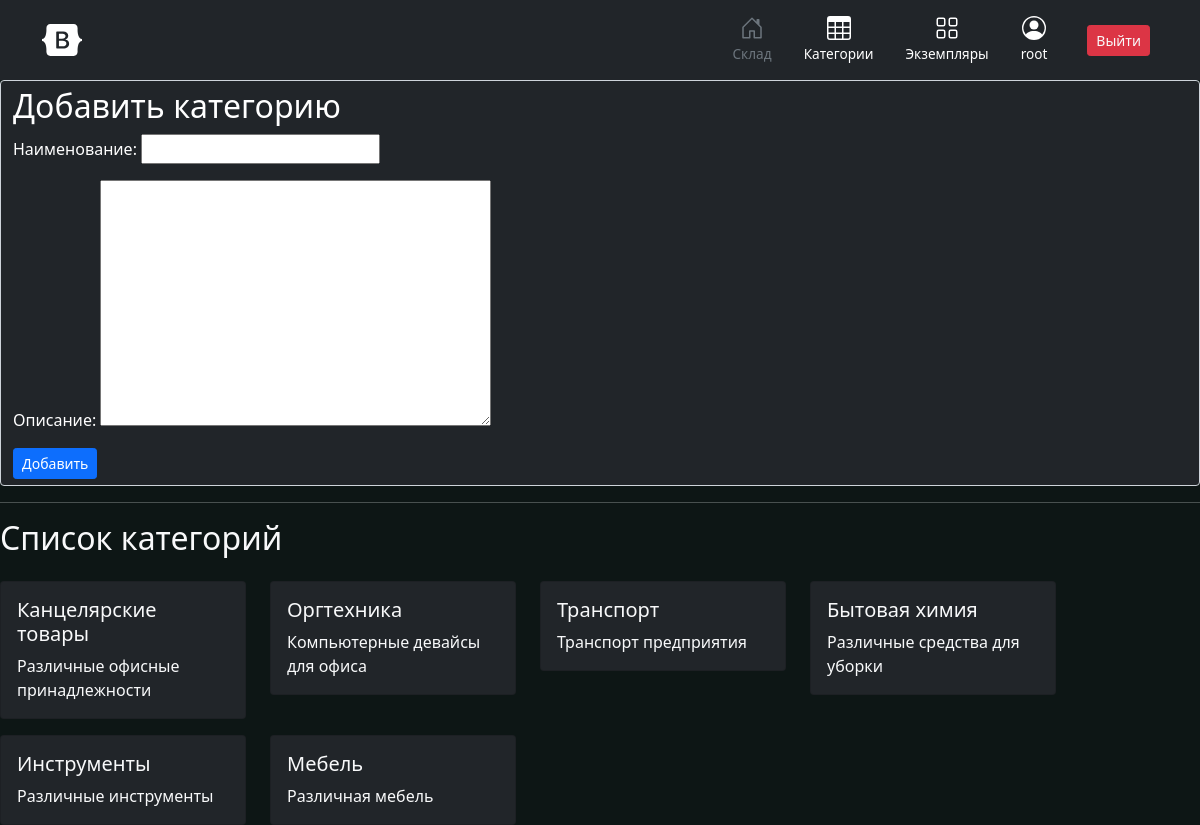
Screenshot of /categories/ (signed in) with the database file from the repository.
### users/models.py (models this page shows, shortened)
class CustomUser(AbstractUser):
    pass

### audit/models.py (models this page shows, shortened)
class Category(models.Model):
    name = models.CharField(unique=True, max_length=60)
    description = models.TextField()

### users/views.py (the view)
# urls.py: path('categories/', categories, name='categories'),
@login_required(login_url="/")
def categories(request):
    if request.method == 'POST':
        form = audit_forms.CategoryForm(request.POST)
        if form.is_valid():
            form.save()
            return redirect('categories')
    context = {
        'form': audit_forms.CategoryForm,
        'categories': audit_models.Category.objects.all()
    }
    return render(request, 'categories.html', context)

### templates/categories.html (shortened to what this page needs)
{% extends 'base.html' %}
{% block content %}
<form action="{% url 'categories' %}" class="form-control bg-dark text-white" method="post">
          <h2>Добавить категорию</h2>
          {{ form.as_p }}
          <button class="btn btn-sm btn-primary" type="submit">Добавить</button>
</form>
<hr color="white">
<h2>Список категорий</h2>
<div class="row" style="max-width: 90vw">
  {% for cat in categories %}
        <div class="col-sm-3 mt-3 mb-3 mb-sm-0">
    <div class="card bg-dark">
      <div class="card-body">
        <h5 class="card-title">{{ cat.name }}</h5>
        <p class="card-text">{{ cat.description }}</p>
      </div>
    </div>
  </div>
    {% endfor %}
</div>
{% endblock %}

### templates/base.html (shortened to what this page needs)
<!DOCTYPE html>
<html>
<head>
    <link href="https://cdn.jsdelivr.net/npm/bootstrap@5.0.2/dist/css/bootstrap.min.css" rel="stylesheet"
>
</head>
<body style="background-color:#0d1615;">
<main>
    <header>
        <div class="px-3 py-2 bg-dark">
            <div class="container">
                <div class="d-flex flex-wrap align-items-center justify-content-center justify-content-lg-start">
                    <a href="/"
                       class="d-flex align-items-center my-2 my-lg-0 me-lg-auto text-white text-decoration-none">
                        <svg class="bi me-2" width="40" height="32" role="img" aria-label="Bootstrap">
                            <use xlink:href="#bootstrap"/>
                        </svg>
                    </a>
                    <ul class="nav col-12 col-lg-auto my-2 justify-content-center my-md-0 text-small">
                        <li>
                            <a href="{% url 'home' %}" class="nav-link text-secondary">
                                <svg class="bi d-block mx-auto mb-1" width="24" height="24">
                                    <use xlink:href="#home"/>
                                </svg>
                                Склад
                            </a>
                        </li>
                        <li>
                            <a href="{% url 'categories' %}" class="nav-link text-white">
                                <svg class="bi d-block mx-auto mb-1" width="24" height="24">
                                    <use xlink:href="#table"/>
                                </svg>
                                Категории
                            </a>
                        </li>
                        <li>
                            <a href="{% url 'items' %}" class="nav-link text-white">
                                <svg class="bi d-block mx-auto mb-1" width="24" height="24">
                                    <use xlink:href="#grid"/>
                                </svg>
                                Экземпляры
                            </a>
                        </li>
                        <li>
                            <a href="#" class="nav-link text-white">
                                <svg class="bi d-block mx-auto mb-1" width="24" height="24">
                                    <use xlink:href="#people-circle"/>
                                </svg>
                                {% if user.is_authenticated %}
                                  {{ user.username }}
                                {% else %}
                                  Войдите в аккаунт
                                {% endif %}
                            </a>
                        </li>
                        <li class="ms-4 d-flex align-items-center justify-content-center">
                            <div>
                                {% if user.is_authenticated %}
                              <a class="btn btn-sm btn-danger text-light me-2" href="{% url 'logout' %}">Выйти</a>
                            {% else %}
                              <a class="btn btn-sm btn-light text-dark me-2" href="{% url 'login' %}">Войти</a>
                            {% endif %}
                            </div>
                        </li>
                    </ul>
                </div>
            </div>
        </div>
    </header>
    <div class="text-light">
    {% block content %}
    {% endblock %}
    </div>
</main>
</body>
</html>

### templates/base.html (style rules this page uses)
.bi { vertical-align: -.125em; fill: currentColor; }
.text-small { font-size: 85%; }

### rows the page displays
CustomUser: username "root"
Category: name "Канцелярские товары", description "Различные офисные принадлежности"
Category: name "Оргтехника", description "Компьютерные девайсы для офиса"
Category: name "Транспорт", description "Транспорт предприятия"
Category: name "Бытовая химия", description "Различные средства для уборки"
Category: name "Инструменты", description "Различные инструменты"
Category: name "Мебель", description "Различная мебель"
